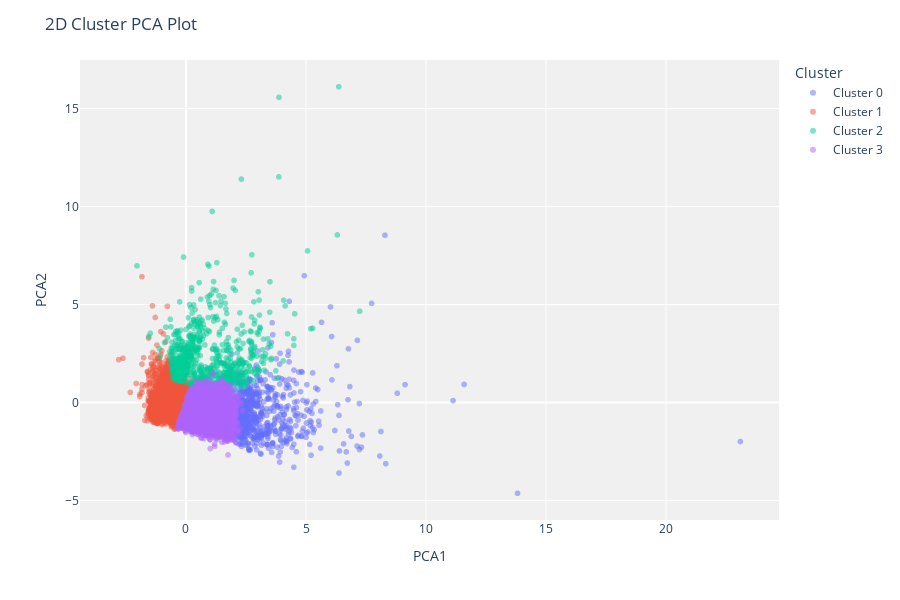

Source (notebook cell):
### Code cell
kmeans = create_model("kmeans", num_clusters=4)
plot_model(kmeans, plot="cluster")

### Figure 1 — Plotly figure (JSON) as saved in the notebook; plotly's stock layout.template omitted (floating-point values rounded to 4 significant figures; data arrays with more than 128 entries replaced by an {"elided": "..."} marker saying what was removed)
{"data": [{"customdata": {"elided": "738x1 float values"}, "hovertemplate": "Cluster=Cluster 0<br>PCA1=%{x}<br>PCA2=%{y}<br>Feature=%{customdata[0]}<extra></extra>", "legendgroup": "Cluster 0", "marker": {"color": "#636efa", "opacity": 0.5, "symbol": "circle"}, "mode": "markers", "name": "Cluster 0", "showlegend": true, "textposition": "top center", "type": "scattergl", "x": {"elided": "738 float values"}, "xaxis": "x", "y": {"elided": "738 float values"}, "yaxis": "y"}, {"customdata": {"elided": "5698x1 float values"}, "hovertemplate": "Cluster=Cluster 1<br>PCA1=%{x}<br>PCA2=%{y}<br>Feature=%{customdata[0]}<extra></extra>", "legendgroup": "Cluster 1", "marker": {"color": "#EF553B", "opacity": 0.5, "symbol": "circle"}, "mode": "markers", "name": "Cluster 1", "showlegend": true, "textposition": "top center", "type": "scattergl", "x": {"elided": "5698 float values"}, "xaxis": "x", "y": {"elided": "5698 float values"}, "yaxis": "y"}, {"customdata": {"elided": "810x1 float values"}, "hovertemplate": "Cluster=Cluster 2<br>PCA1=%{x}<br>PCA2=%{y}<br>Feature=%{customdata[0]}<extra></extra>", "legendgroup": "Cluster 2", "marker": {"color": "#00cc96", "opacity": 0.5, "symbol": "circle"}, "mode": "markers", "name": "Cluster 2", "showlegend": true, "textposition": "top center", "type": "scattergl", "x": {"elided": "810 float values"}, "xaxis": "x", "y": {"elided": "810 float values"}, "yaxis": "y"}, {"customdata": {"elided": "2752x1 float values"}, "hovertemplate": "Cluster=Cluster 3<br>PCA1=%{x}<br>PCA2=%{y}<br>Feature=%{customdata[0]}<extra></extra>", "legendgroup": "Cluster 3", "marker": {"color": "#ab63fa", "opacity": 0.5, "symbol": "circle"}, "mode": "markers", "name": "Cluster 3", "showlegend": true, "textposition": "top center", "type": "scattergl", "x": {"elided": "2752 float values"}, "xaxis": "x", "y": {"elided": "2752 float values"}, "yaxis": "y"}], "layout": {"height": 600, "legend": {"title": {"text": "Cluster"}, "tracegroupgap": 0}, "margin": {"t": 60}, "plot_bgcolor": "rgb(240,240,240)", "title": {"text": "2D Cluster PCA Plot"}, "xaxis": {"anchor": "y", "domain": [0, 1], "title": {"text": "PCA1"}}, "yaxis": {"anchor": "x", "domain": [0, 1], "title": {"text": "PCA2"}}}}
